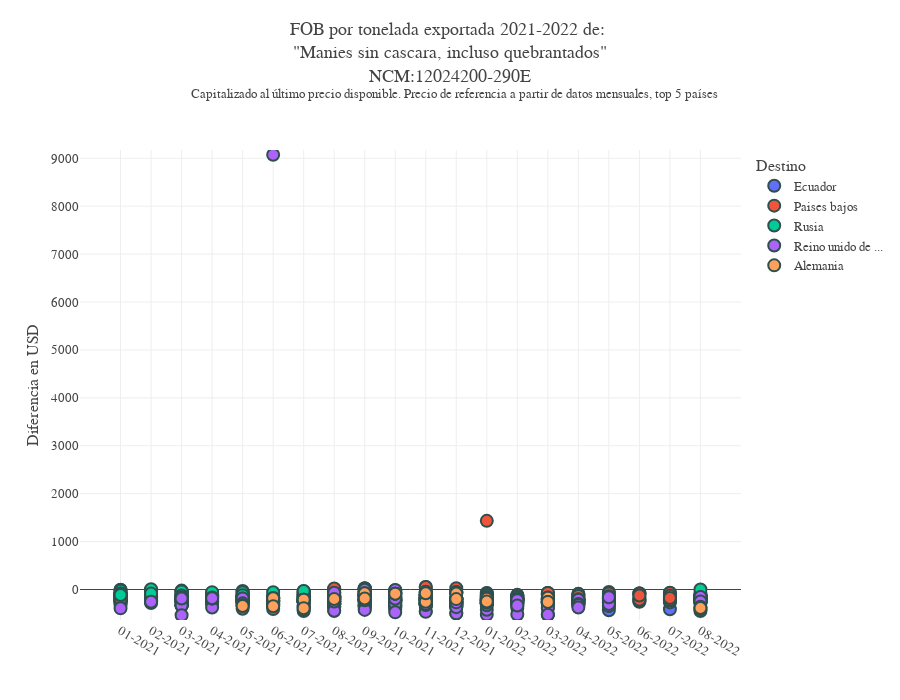

The notebook cell saved with this chart:
### Code cell
ncm='12024200'
precio_boxplot_capitalizado(df=df_producto,
                            ncm=ncm,
                            sim=sim_unique(ncm)[1])

plot_precio(df=df_producto,
            ncm=ncm,
            sim = sim_unique(ncm)[1],
            color='pais_descri',
            # pais='China',
            n_paises=5,
            )

### Figure 1 — Plotly figure (JSON) as saved in the notebook; plotly's stock layout.template omitted (floating-point values rounded to 4 significant figures; data arrays with more than 128 entries replaced by an {"elided": "..."} marker saying what was removed)
{"data": [{"customdata": {"elided": "28x6 mixed values"}, "hovertemplate": "Destino=%{customdata[3]}<br>Fecha=%{x}<br>Spread=%{y}<br>Precio de referencia=%{customdata[0]}<br>Precio=%{customdata[1]}<br>Kg=%{customdata[2]}<br>Exportador=%{customdata[4]}<br>Fob=%{customdata[5]}<extra></extra>", "legendgroup": "Ecuador", "marker": {"color": "#636efa", "line": {"color": "DarkSlateGrey", "width": 2}, "size": 12, "symbol": "circle"}, "mode": "markers", "name": "Ecuador", "orientation": "v", "showlegend": true, "type": "scatter", "x": ["01-2021", "01-2021", "02-2021", "02-2021", "02-2021", "02-2021", "02-2021", "03-2021", "03-2021", "03-2021", "03-2021", "04-2021", "04-2021", "05-2021", "06-2021", "06-2021", "08-2021", "08-2021", "08-2021", "09-2021", "09-2021", "11-2021", "01-2022", "03-2022", "05-2022", "07-2022", "07-2022", "08-2022"], "xaxis": "x", "y": [-143.3, -136.7, -155.1, -160.1, -135.1, -165.1, -169.1, -130.6, -90.6, -103.1, -108.6, -298.5, -74.5, -181.7, -200.5, -350.5, -179.9, -365.9, -355.9, -335.4, -335.4, -344.4, -282.2, -272.9, -434.5, -412.9, -180.9, -231.1], "yaxis": "y"}, {"customdata": {"elided": "471x6 mixed values"}, "hovertemplate": "Destino=%{customdata[3]}<br>Fecha=%{x}<br>Spread=%{y}<br>Precio de referencia=%{customdata[0]}<br>Precio=%{customdata[1]}<br>Kg=%{customdata[2]}<br>Exportador=%{customdata[4]}<br>Fob=%{customdata[5]}<extra></extra>", "legendgroup": "Paises bajos", "marker": {"color": "#EF553B", "line": {"color": "DarkSlateGrey", "width": 2}, "size": 12, "symbol": "circle"}, "mode": "markers", "name": "Paises bajos", "orientation": "v", "showlegend": true, "type": "scatter", "x": {"elided": "471 str values"}, "xaxis": "x", "y": {"elided": "471 float values"}, "yaxis": "y"}, {"customdata": {"elided": "71x6 mixed values"}, "hovertemplate": "Destino=%{customdata[3]}<br>Fecha=%{x}<br>Spread=%{y}<br>Precio de referencia=%{customdata[0]}<br>Precio=%{customdata[1]}<br>Kg=%{customdata[2]}<br>Exportador=%{customdata[4]}<br>Fob=%{customdata[5]}<extra></extra>", "legendgroup": "Rusia", "marker": {"color": "#00cc96", "line": {"color": "DarkSlateGrey", "width": 2}, "size": 12, "symbol": "circle"}, "mode": "markers", "name": "Rusia", "orientation": "v", "showlegend": true, "type": "scatter", "x": ["01-2021", "01-2021", "01-2021", "01-2021", "01-2021", "02-2021", "02-2021", "02-2021", "02-2021", "02-2021", "02-2021", "02-2021", "03-2021", "03-2021", "03-2021", "03-2021", "03-2021", "04-2021", "04-2021", "04-2021", "04-2021", "04-2021", "04-2021", "04-2021", "05-2021", "05-2021", "05-2021", "05-2021", "05-2021", "05-2021", "05-2021", "05-2021", "06-2021", "06-2021", "07-2021", "07-2021", "07-2021", "07-2021", "07-2021", "07-2021", "07-2021", "08-2021", "08-2021", "08-2021", "08-2021", "08-2021", "09-2021", "09-2021", "09-2021", "09-2021", "09-2021", "09-2021", "09-2021", "10-2021", "10-2021", "10-2021", "10-2021", "11-2021", "11-2021", "11-2021", "12-2021", "01-2022", "01-2022", "01-2022", "01-2022", "02-2022", "02-2022", "02-2022", "02-2022", "08-2022", "08-2022"], "xaxis": "x", "y": [-116.7, -25.9, -83.3, -83.3, -113.3, -125.1, -37.6, -44.5, 4.9, -152.1, -125.1, -86.1, -54.7, -39.2, -39.2, -126.6, -162.6, -166.5, -119.3, -122.7, -136.5, -119.3, -55, -175.5, -147.7, -57.2, -32.2, -125.8, -159.7, -57.2, -147.7, -117.7, -113.5, -58.1, -86.4, -122, -36.4, -93.2, -98.1, -173.4, -31.6, -81.2, -110.9, -114.9, -356.7, -127.1, 10.6, -33.4, -47.4, -55, -356.2, -321.2, -104.9, -62.4, -62.4, -50.7, -418.7, -48, -159.4, -107.9, -190.1, -125.8, -172.2, -151.9, -125.8, -212.1, -174.3, -174.7, -237.1, 0.9, -450.7], "yaxis": "y"}, {"customdata": {"elided": "106x6 mixed values"}, "hovertemplate": "Destino=%{customdata[3]}<br>Fecha=%{x}<br>Spread=%{y}<br>Precio de referencia=%{customdata[0]}<br>Precio=%{customdata[1]}<br>Kg=%{customdata[2]}<br>Exportador=%{customdata[4]}<br>Fob=%{customdata[5]}<extra></extra>", "legendgroup": "Reino unido de ...", "marker": {"color": "#ab63fa", "line": {"color": "DarkSlateGrey", "width": 2}, "size": 12, "symbol": "circle"}, "mode": "markers", "name": "Reino unido de ...", "orientation": "v", "showlegend": true, "type": "scatter", "x": ["01-2021", "02-2021", "03-2021", "03-2021", "03-2021", "03-2021", "03-2021", "03-2021", "04-2021", "04-2021", "04-2021", "04-2021", "04-2021", "05-2021", "05-2021", "05-2021", "06-2021", "06-2021", "06-2021", "07-2021", "07-2021", "07-2021", "07-2021", "08-2021", "08-2021", "08-2021", "08-2021", "08-2021", "08-2021", "09-2021", "09-2021", "09-2021", "09-2021", "09-2021", "09-2021", "09-2021", "10-2021", "10-2021", "10-2021", "10-2021", "10-2021", "11-2021", "11-2021", "11-2021", "11-2021", "11-2021", "11-2021", "11-2021", "11-2021", "11-2021", "11-2021", "11-2021", "11-2021", "11-2021", "11-2021", "12-2021", "12-2021", "12-2021", "12-2021", "12-2021", "12-2021", "12-2021", "12-2021", "12-2021", "12-2021", "12-2021", "01-2022", "01-2022", "01-2022", "01-2022", "01-2022", "01-2022", "01-2022", "01-2022", "01-2022", "01-2022", "02-2022", "02-2022", "02-2022", "02-2022", "02-2022", "02-2022", "02-2022", "02-2022", "03-2022", "03-2022", "03-2022", "03-2022", "03-2022", "03-2022", "03-2022", "03-2022", "03-2022", "03-2022", "03-2022", "04-2022", "04-2022", "04-2022", "04-2022", "04-2022", "05-2022", "05-2022", "05-2022", "08-2022", "08-2022", "08-2022"], "xaxis": "x", "y": [-393.3, -255.3, -334.6, -328.9, -334.6, -536.6, -184.6, -187.9, -376.7, -183.9, -166.4, -191.5, -182.7, -189.4, -185.8, -289.3, -179, -311.9, 9072.0, -422, -212.5, -360.8, -212.6, -69.2, -249.9, -305.7, -239.6, -443.9, -249.9, -405.4, -371.4, -425.4, -158.7, -190, -133.1, -4.5, -151.7, -299.3, -11.9, -194.1, -476.7, -446.4, -304.4, -466.4, -279.4, -284.4, -91.7, -223.9, -153.4, -324.4, -171.4, -264.4, -171.4, -304.3, -171.4, -301.2, -498.1, -368.1, -346.8, -498.1, -288.1, -175.1, -268.1, -368.1, -247.6, -268.1, -286.2, -524.2, -170.2, -273.8, -421.7, -298.2, -177.6, -330.2, -160.2, -220, -384.7, -206.7, -292.8, -337.7, -522.7, -284.7, -222.4, -332.7, -309, -526.9, -236.9, -272.9, -236.9, -375.9, -526.9, -166.9, -309, -394.1, -526.9, -213.7, -216.2, -302.2, -331.2, -374.4, -342.5, -300.5, -163.2, -164, -159.1, -249.1], "yaxis": "y"}, {"customdata": {"elided": "32x6 mixed values"}, "hovertemplate": "Destino=%{customdata[3]}<br>Fecha=%{x}<br>Spread=%{y}<br>Precio de referencia=%{customdata[0]}<br>Precio=%{customdata[1]}<br>Kg=%{customdata[2]}<br>Exportador=%{customdata[4]}<br>Fob=%{customdata[5]}<extra></extra>", "legendgroup": "Alemania", "marker": {"color": "#FFA15A", "line": {"color": "DarkSlateGrey", "width": 2}, "size": 12, "symbol": "circle"}, "mode": "markers", "name": "Alemania", "orientation": "v", "showlegend": true, "type": "scatter", "x": ["05-2021", "05-2021", "06-2021", "06-2021", "06-2021", "07-2021", "07-2021", "07-2021", "07-2021", "08-2021", "09-2021", "09-2021", "09-2021", "09-2021", "09-2021", "10-2021", "10-2021", "10-2021", "10-2021", "11-2021", "11-2021", "12-2021", "12-2021", "01-2022", "01-2022", "01-2022", "03-2022", "03-2022", "03-2022", "08-2022", "08-2022", "08-2022"], "xaxis": "x", "y": [-324.9, -345, -338.6, -183.5, -350.9, -385.1, -212, -212, -389.1, -199.9, -95.4, -79.4, -225.3, -79.4, -186.4, -86.7, -86.7, -86.7, -86.7, -254.3, -78.4, -82.1, -200.3, -194.2, -276.2, -250.2, -172.7, -258.9, -258.9, -413.1, -359.1, -387.5], "yaxis": "y"}], "layout": {"font": {"family": "Georgia", "size": 13}, "height": 700, "legend": {"title": {"text": "Destino"}, "tracegroupgap": 0}, "margin": {"t": 150}, "separators": ",.", "title": {"text": "FOB por tonelada exportada 2021-2022 de: <br>\"Manies sin cascara, incluso quebrantados\"<br>NCM:12024200-290E<br> <sup> Capitalizado al último precio disponible. Precio de referencia a partir de datos mensuales, top 5 países", "y": 0.95}, "width": 900, "xaxis": {"anchor": "y", "categoryarray": ["01-2021", "02-2021", "03-2021", "04-2021", "05-2021", "06-2021", "07-2021", "08-2021", "09-2021", "10-2021", "11-2021", "12-2021", "01-2022", "02-2022", "03-2022", "04-2022", "05-2022", "06-2022", "07-2022", "08-2022"], "categoryorder": "array", "domain": [0, 1], "title": {"text": ""}, "type": "category"}, "yaxis": {"anchor": "x", "domain": [0, 1], "range": [-636.6, 9172.0], "title": {"text": "Diferencia en USD"}}}}
